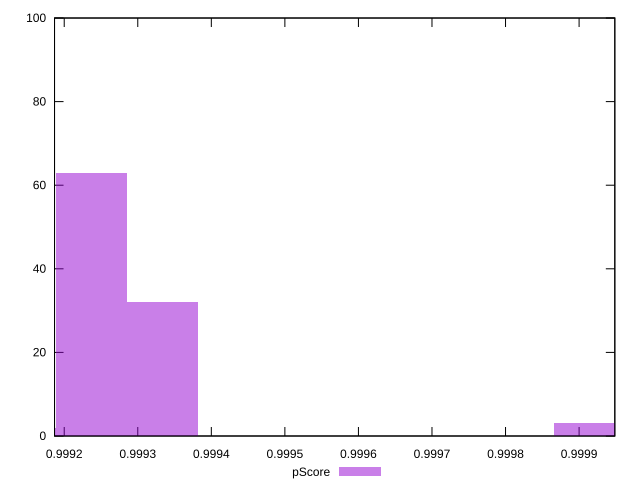

This figure's gnuplot source:
reset

$pScore <<EOF
0.9992369476074238 63
0.9991400847780706 2
0.9993338104367769 32
0.999914987412896 3
EOF

set key outside below
set boxwidth 0.00009686282935318183
set xrange [0.9991868322056596:0.9999485812617781]
set yrange [0:100]
set trange [0:100]
set style fill transparent solid 0.5 noborder
set terminal svg size 640, 490 enhanced background rgb 'white'
set output "reports/report_00031_2021-02-24T23-18-18.084Z/first-cpu-idle/samples/agenda/pScore/histogram.svg"

plot $pScore title "pScore" with boxes

reset
